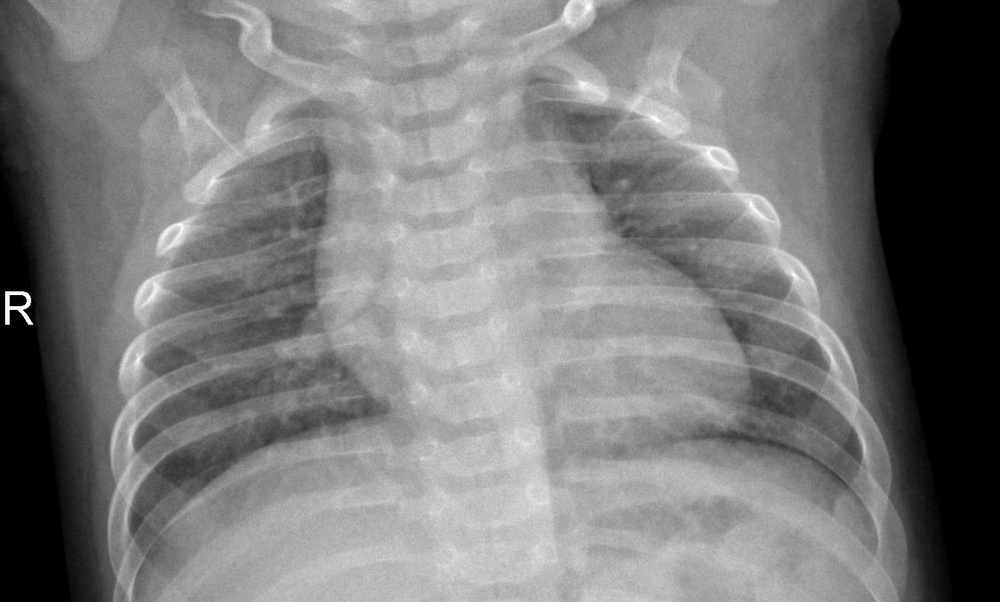
#> input picture backend/samples/sample_1_NORMAL_NORMAL2-IM-0288-0001.jpeg, 1000 x 602 px, shrunk from 1348 x 812 before the run
$ python -i preprocess.py   (imports and definitions only)
#> lines starting #> are read from the running program, lines starting #| are printed output that depends on the picture
"""
Pipeline Tiền Xử Lý Ảnh Y Tế Cho Mô Hình Phân Loại YOLOv8 (YOLOv8-Classification).
Chuyên biệt cho Bộ Dữ Liệu X-quang Ngực (Viêm Phổi) từ Kaggle.

Các Mục Tiêu Trọng Tâm:
1. Phân chia lại tập dữ liệu (Re-split): Gộp tập train và val gốc vốn bị lỗi (val chỉ có 16 ảnh),
   thực hiện phân chia tầng (stratified split) tỷ lệ 85% Train / 15% Validation để khắc phục
   triệt để vấn đề tập validation quá ít ảnh, đảm bảo tính đại diện thống kê.
2. Cô lập tập Test (Isolation): Bảo toàn nguyên vẹn và độc lập hoàn toàn tập test gốc (624 ảnh)
   để chống rò rỉ dữ liệu (data leakage).
3. Tăng cường ảnh y tế (CLAHE): Áp dụng cân bằng biểu đồ tần suất thích ứng giới hạn tương phản
   (CLAHE) trên ảnh mức xám (clipLimit=2.0, tileGridSize=(8,8)) nhằm làm rõ các tổn thương
   mờ đục phế trường (opacities) mà không gây khuếch đại nhiễu bức xạ nền.
4. Độ tin cậy & Ổn định: Tự động loại bỏ file hỏng, file 0-byte, file rác hệ điều hành,
   sử dụng pathlib và OpenCV với cơ chế bắt lỗi an toàn (try-except).
"""

import argparse
import random
import sys
from pathlib import Path
from typing import Dict, List, Optional, Tuple

import cv2
import numpy as np
from sklearn.model_selection import train_test_split

try:
    from tqdm import tqdm
except ImportError:
    # Cơ chế dự phòng khi môi trường chưa cài đặt thư viện tqdm
    # [4 lines left out: function tqdm, not called in this run]


# Cấu hình hạt giống ngẫu nhiên (Seed) & Các tham số tiền xử lý mặc định
SEED: int = 42
DEFAULT_CLIP_LIMIT: float = 2.0
DEFAULT_TILE_GRID_SIZE: Tuple[int, int] = (8, 8)
VALID_EXTENSIONS: set = {".jpeg", ".jpg", ".png", ".bmp", ".tif", ".tiff"}
CLASSES: List[str] = ["NORMAL", "PNEUMONIA"]


# [35 lines left out: functions set_seed, is_valid_image, not called in this run]


def apply_clahe(
    image: np.ndarray,
    clip_limit: float = DEFAULT_CLIP_LIMIT,
    tile_grid_size: Tuple[int, int] = DEFAULT_TILE_GRID_SIZE,
) -> np.ndarray:
    """
    Áp dụng thuật toán cân bằng biểu đồ tần suất thích ứng giới hạn tương phản (CLAHE) cho ảnh.

    Cơ sở khoa học trong ảnh X-quang y tế:
    - Cân bằng biểu đồ tần suất toàn cục (Global Histogram Equalization) thường làm cháy sáng mô mềm
      và khuếch đại mạnh nhiễu tần số cao.
    - CLAHE chia ảnh thành các ô cục bộ theo lưới (tileGridSize, mặc định 8x8).
    - clipLimit=2.0 giới hạn độ dốc của hàm phân phối tích lũy (CDF) nhằm tránh phóng đại nhiễu bức xạ,
      từ đó làm nổi bật các vùng thâm nhiễm (infiltrates) và đông đặc (consolidations) phế trường,
      giúp mạng nơ-ron CNN trích xuất đặc trưng chính xác hơn.

    Tham số:
        image: Mảng NumPy chứa ảnh 1 kênh (grayscale) hoặc ảnh đa kênh.
        clip_limit: Ngưỡng giới hạn tương phản (mặc định 2.0).
        tile_grid_size: Kích thước lưới chia ô cục bộ (mặc định (8, 8)).

    Trả về:
        Mảng NumPy kiểu uint8 chứa ảnh đơn kênh (Grayscale) đã được tăng cường độ tương phản.
    """
    if image is None or image.size == 0:
        raise ValueError("Input image is empty or None.")

    # Đảm bảo ảnh luôn ở dạng đơn kênh (Grayscale)
    if len(image.shape) == 3:
        gray = cv2.cvtColor(image, cv2.COLOR_BGR2GRAY)
    else:
        gray = image

    # Đảm bảo độ sâu màu 8-bit (uint8)
    if gray.dtype != np.uint8:
        gray = cv2.normalize(gray, None, 0, 255, cv2.NORM_MINMAX).astype(np.uint8)

    clahe = cv2.createCLAHE(clipLimit=clip_limit, tileGridSize=tile_grid_size)
    enhanced = clahe.apply(gray)
    return enhanced


# [256 lines left out: functions process_and_save_image, collect_images_from_dirs, print_summary_table, prepare_dataset, parse_args, not called in this run]


# [10 lines not run here, left out]

>>> import cv2
>>> picture = cv2.imread('../backend/samples/sample_1_NORMAL_NORMAL2-IM-0288-0001.jpeg')
#> picture is the input picture: shape (602, 1000, 3); min 0, max 255, mean 122
>>> result = apply_clahe(picture)
#> in apply_clahe, `enhanced = clahe.apply(gray)`:
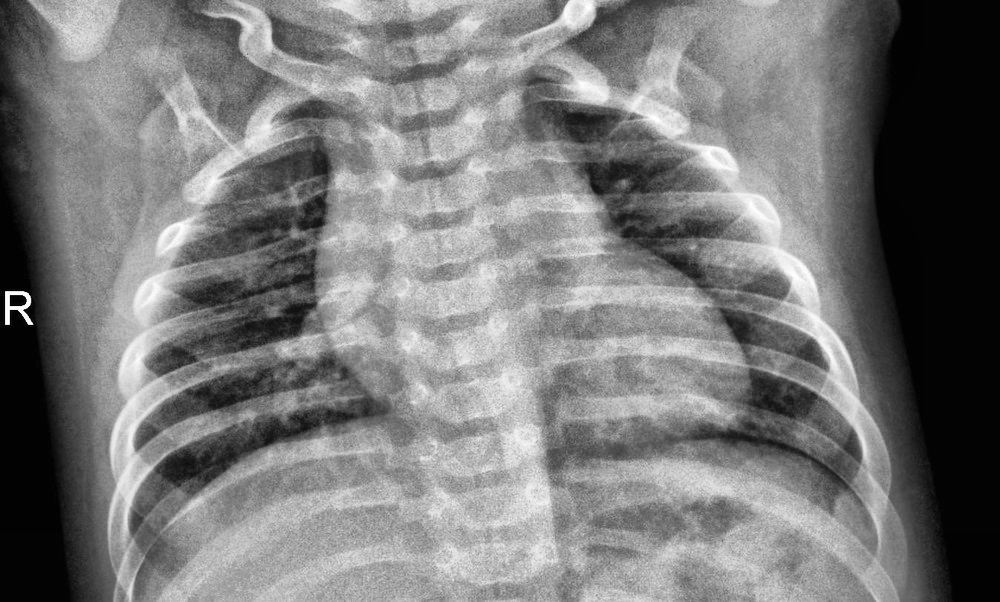
#> enhanced: shape (602, 1000); min 1, max 255, mean 121.2

$ run again, on backend/samples/sample_3_NORMAL_IM-0010-0001.jpeg
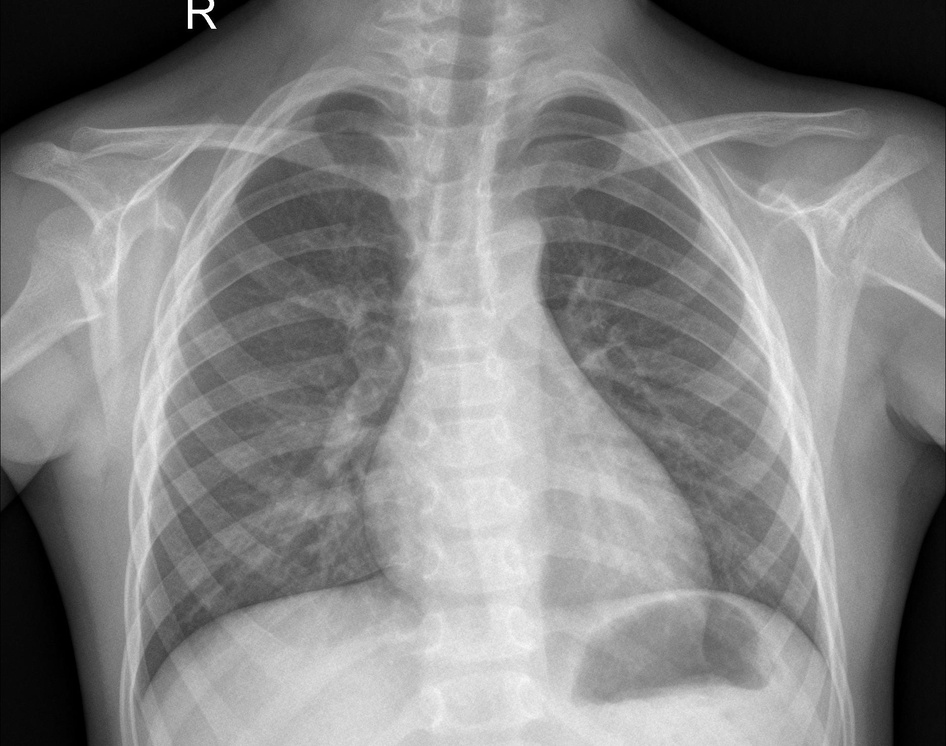
#> input picture backend/samples/sample_3_NORMAL_IM-0010-0001.jpeg, 946 x 746 px, shrunk from 1873 x 1478 before the run
#> picture is the input picture: shape (746, 946, 3); min 0, max 255, mean 132.6
#> in apply_clahe, `enhanced = clahe.apply(gray)`:
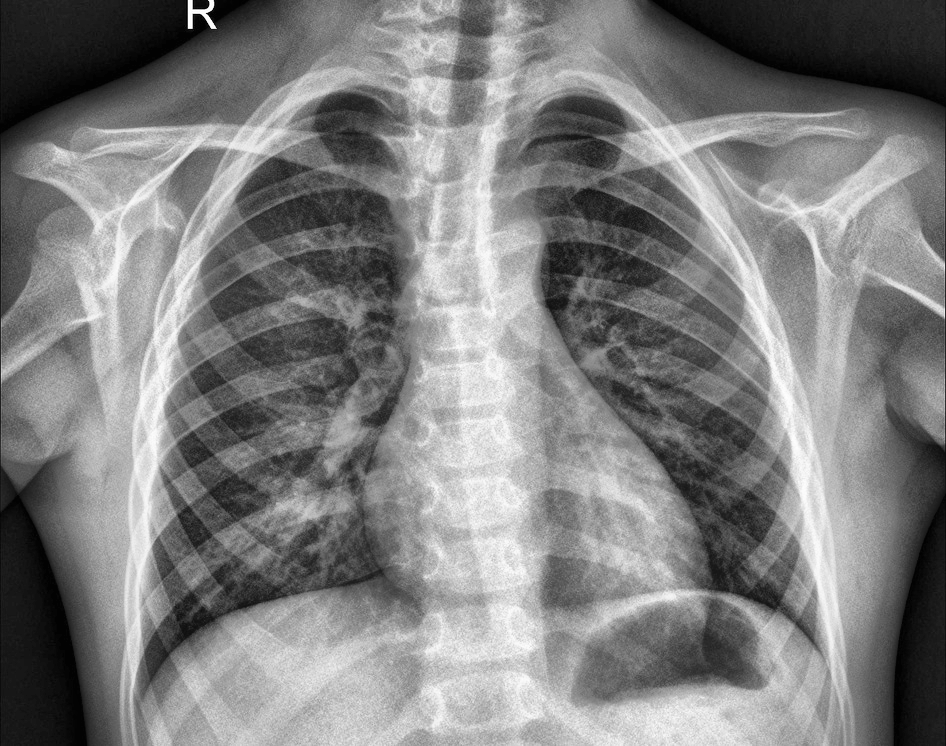
#> enhanced: shape (746, 946); min 1, max 255, mean 126.9

$ run again, on backend/samples/sample_4_PNEUMONIA_person93_bacteria_454.jpeg
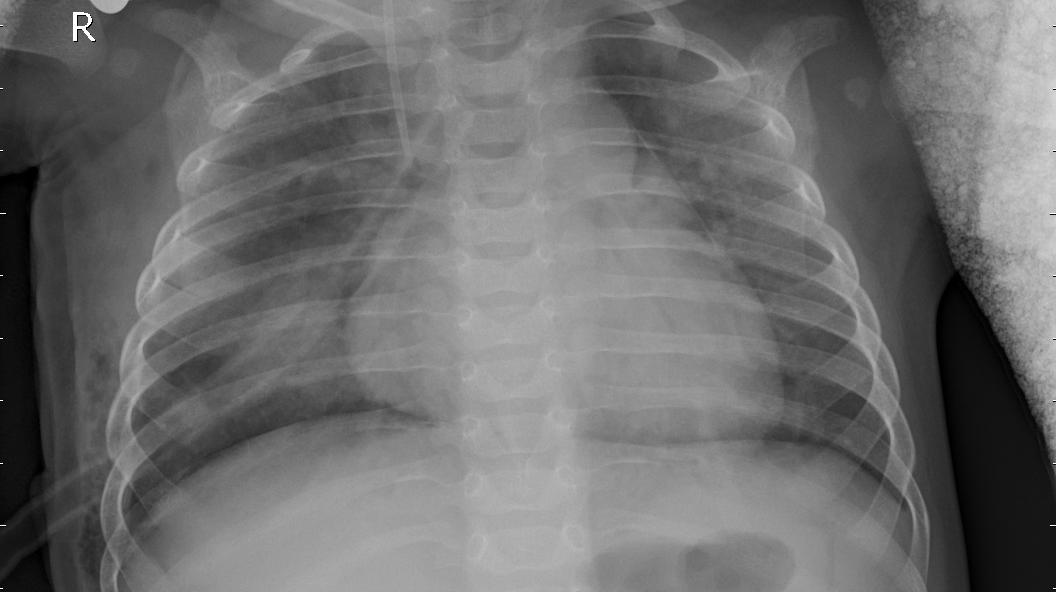
#> input picture backend/samples/sample_4_PNEUMONIA_person93_bacteria_454.jpeg, 1056 x 592 px
#> picture is the input picture: shape (592, 1056, 3); min 0, max 255, mean 109.1
#> in apply_clahe, `enhanced = clahe.apply(gray)`:
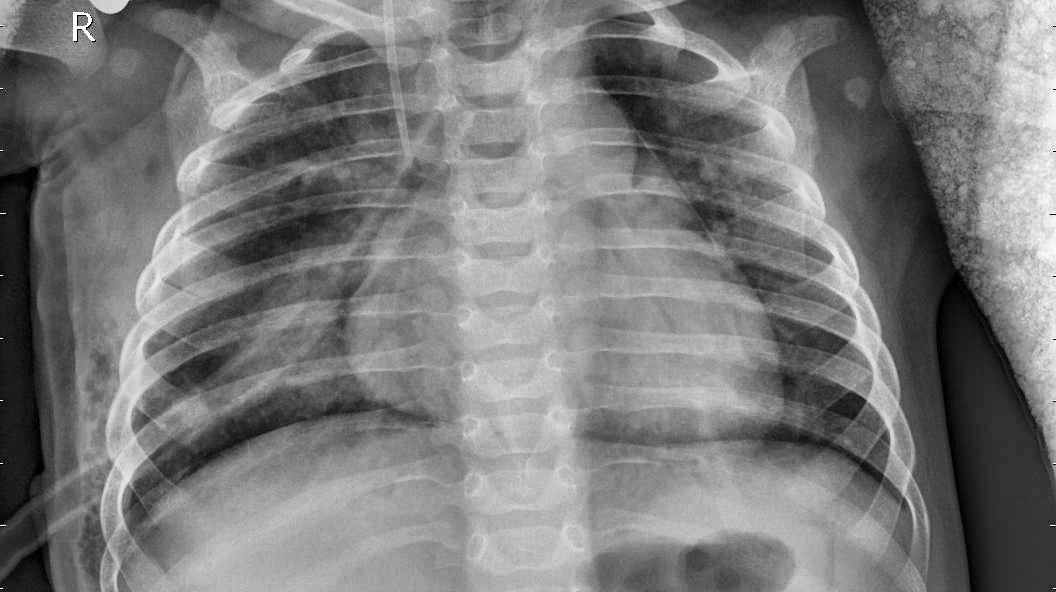
#> enhanced: shape (592, 1056); min 0, max 255, mean 121.9

$ run again, on backend/samples/sample_5_PNEUMONIA_person147_bacteria_705.jpeg
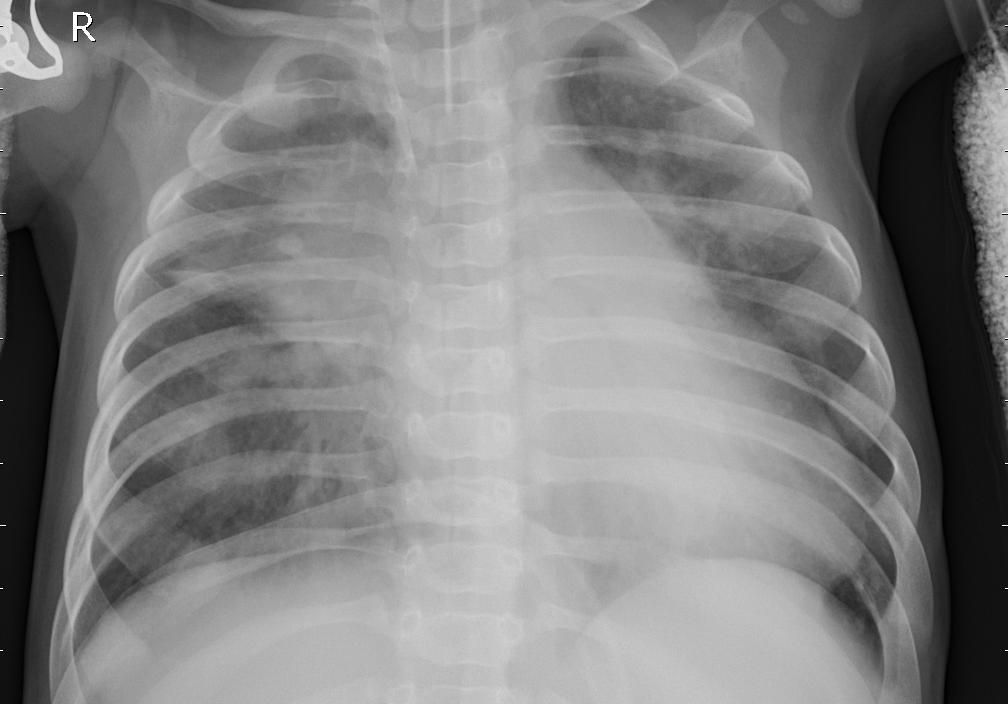
#> input picture backend/samples/sample_5_PNEUMONIA_person147_bacteria_705.jpeg, 1008 x 704 px
#> picture is the input picture: shape (704, 1008, 3); min 0, max 255, mean 129
#> in apply_clahe, `enhanced = clahe.apply(gray)`:
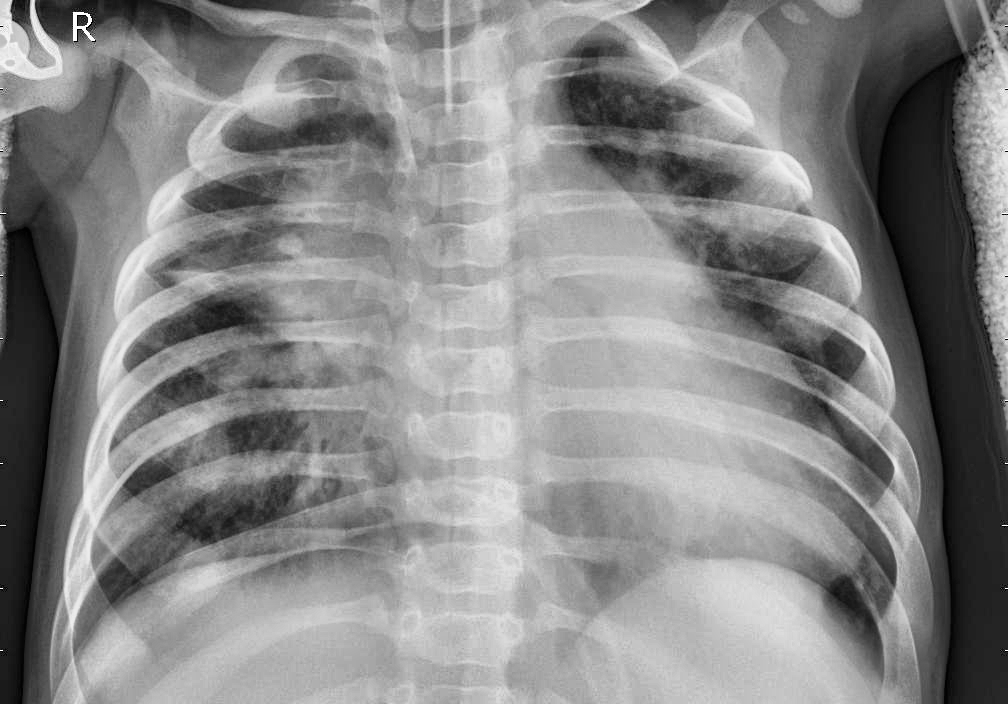
#> enhanced: shape (704, 1008); min 0, max 255, mean 135
